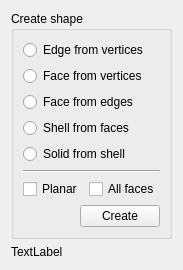
<?xml version="1.0" encoding="UTF-8"?>
<ui version="4.0">
 <class>PartGui::TaskShapeBuilder</class>
 <widget class="QWidget" name="PartGui::TaskShapeBuilder">
  <property name="geometry">
   <rect>
    <x>0</x>
    <y>0</y>
    <width>182</width>
    <height>263</height>
   </rect>
  </property>
  <property name="windowTitle">
   <string>Create shape</string>
  </property>
  <layout class="QGridLayout" name="gridLayout_2">
   <item row="0" column="0" colspan="2">
    <widget class="QGroupBox" name="groupBox">
     <property name="title">
      <string>Create shape</string>
     </property>
     <layout class="QGridLayout" name="gridLayout">
      <item row="0" column="0" colspan="2">
       <widget class="QRadioButton" name="radioButtonEdgeFromVertex">
        <property name="text">
         <string>Edge from vertices</string>
        </property>
       </widget>
      </item>
      <item row="1" column="0" colspan="2">
       <widget class="QRadioButton" name="radioButtonFaceFromVertex">
        <property name="text">
         <string>Face from vertices</string>
        </property>
       </widget>
      </item>
      <item row="2" column="0" colspan="2">
       <widget class="QRadioButton" name="radioButtonFaceFromEdge">
        <property name="text">
         <string>Face from edges</string>
        </property>
       </widget>
      </item>
      <item row="3" column="0" colspan="2">
       <widget class="QRadioButton" name="radioButtonShellFromFace">
        <property name="text">
         <string>Shell from faces</string>
        </property>
       </widget>
      </item>
      <item row="4" column="0" colspan="2">
       <widget class="QRadioButton" name="radioButtonSolidFromShell">
        <property name="text">
         <string>Solid from shell</string>
        </property>
       </widget>
      </item>
      <item row="5" column="0" colspan="2">
       <widget class="Line" name="line">
        <property name="orientation">
         <enum>Qt::Horizontal</enum>
        </property>
       </widget>
      </item>
      <item row="6" column="0">
       <widget class="QCheckBox" name="checkPlanar">
        <property name="text">
         <string>Planar</string>
        </property>
       </widget>
      </item>
      <item row="6" column="1">
       <widget class="QCheckBox" name="checkFaces">
        <property name="text">
         <string>All faces</string>
        </property>
       </widget>
      </item>
      <item row="7" column="0" colspan="2">
       <layout class="QHBoxLayout" name="horizontalLayout">
        <item>
         <spacer name="horizontalSpacer_2">
          <property name="orientation">
           <enum>Qt::Horizontal</enum>
          </property>
          <property name="sizeHint" stdset="0">
           <size>
            <width>40</width>
            <height>20</height>
           </size>
          </property>
         </spacer>
        </item>
        <item>
         <widget class="QPushButton" name="createButton">
          <property name="text">
           <string>Create</string>
          </property>
         </widget>
        </item>
       </layout>
      </item>
     </layout>
    </widget>
   </item>
   <item row="1" column="1">
    <spacer name="verticalSpacer">
     <property name="orientation">
      <enum>Qt::Vertical</enum>
     </property>
     <property name="sizeHint" stdset="0">
      <size>
       <width>20</width>
       <height>127</height>
      </size>
     </property>
    </spacer>
   </item>
   <item row="2" column="0">
    <widget class="QLabel" name="label">
     <property name="text">
      <string notr="true">TextLabel</string>
     </property>
    </widget>
   </item>
  </layout>
 </widget>
 <tabstops>
  <tabstop>radioButtonEdgeFromVertex</tabstop>
  <tabstop>radioButtonFaceFromVertex</tabstop>
  <tabstop>checkPlanar</tabstop>
  <tabstop>radioButtonFaceFromEdge</tabstop>
  <tabstop>radioButtonShellFromFace</tabstop>
  <tabstop>checkFaces</tabstop>
  <tabstop>radioButtonSolidFromShell</tabstop>
  <tabstop>createButton</tabstop>
 </tabstops>
 <resources/>
 <connections/>
</ui>
